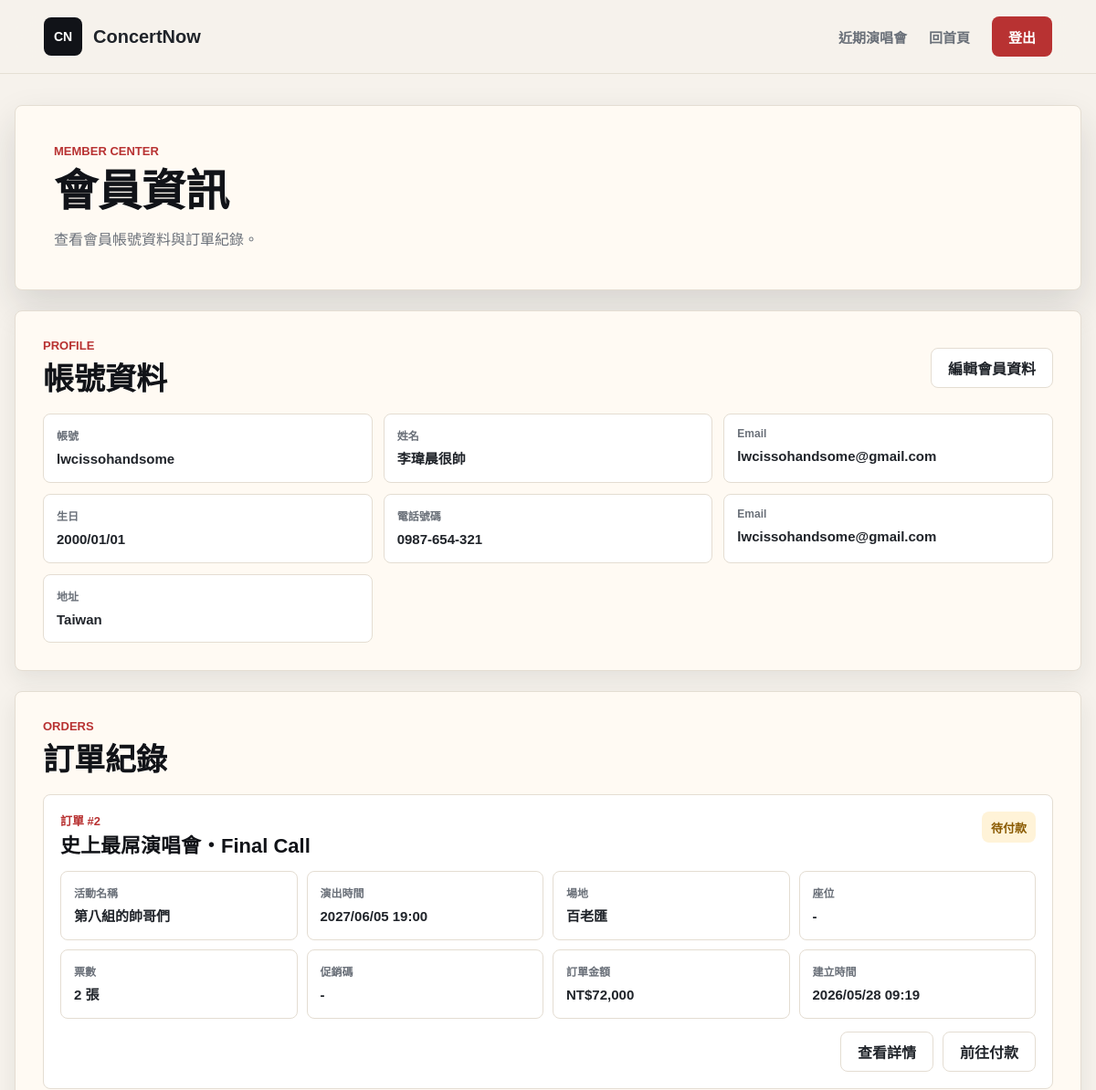
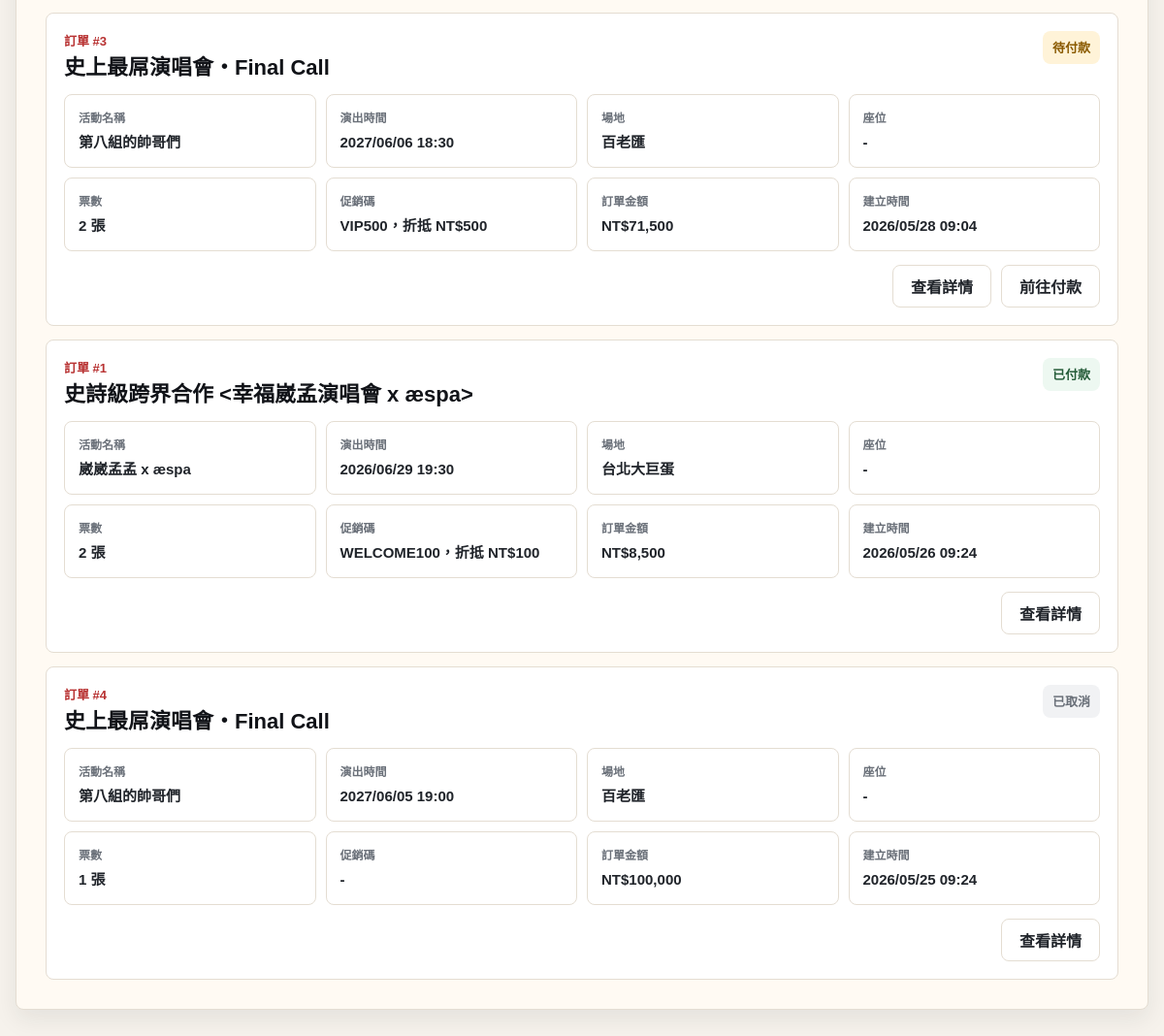
The page /customer/member.php (signed in) on the database its author committed (2 pictures, top to bottom).
### tables this page shows
CREATE TABLE User (
    user_id INT AUTO_INCREMENT PRIMARY KEY,
    username VARCHAR(50) NOT NULL UNIQUE,
    real_name VARCHAR(50) NOT NULL,
    birth_date DATETIME NOT NULL,
    phone_num VARCHAR(20) NOT NULL,
    id_number VARCHAR(20) NOT NULL UNIQUE,
    email VARCHAR(100) NOT NULL,
    user_address VARCHAR(255) NULL,
    password VARCHAR(255) NOT NULL,
    role ENUM('customer', 'manager') DEFAULT 'customer',
    created_at TIMESTAMP DEFAULT CURRENT_TIMESTAMP
);

CREATE TABLE Orders (
    order_id INT AUTO_INCREMENT PRIMARY KEY,
    user_id INT,
    show_id INT,
    promo_id INT NULL,                      
    total_price INT NOT NULL,               
    status ENUM('pending_payment', 'paid', 'cancelled') DEFAULT 'pending_payment',
    created_at TIMESTAMP DEFAULT CURRENT_TIMESTAMP,
    FOREIGN KEY (user_id) REFERENCES User(user_id),
    FOREIGN KEY (show_id) REFERENCES ShowDate(show_id),
    FOREIGN KEY (promo_id) REFERENCES PromoCode(promo_id) ON DELETE SET NULL
);

CREATE TABLE Concert (
    concert_id INT AUTO_INCREMENT PRIMARY KEY,
    organizer_id INT NULL,                           
    artist VARCHAR(100) NOT NULL,                     
    title VARCHAR(255) NOT NULL,                      
    venue VARCHAR(100) NOT NULL,                      
    concert_address VARCHAR(255) NOT NULL,                    
    image VARCHAR(255),                               
    sale_start DATETIME NOT NULL,                     
    sale_end DATETIME NOT NULL,                       
    description TEXT,                                 
    notice TEXT,                                      
    created_at TIMESTAMP DEFAULT CURRENT_TIMESTAMP,
    FOREIGN KEY (organizer_id) REFERENCES Organizer(organizer_id) ON DELETE SET NULL
);

CREATE TABLE ShowDate (
    show_id INT AUTO_INCREMENT PRIMARY KEY,
    concert_id INT NOT NULL,                          
    show_datetime DATETIME NOT NULL,                  
    status VARCHAR(50) DEFAULT 'available',           
    FOREIGN KEY (concert_id) REFERENCES Concert(concert_id) ON DELETE CASCADE
);

CREATE TABLE PromoCode (
    promo_id INT AUTO_INCREMENT PRIMARY KEY,
    code_name VARCHAR(50) NOT NULL UNIQUE,  
    discount_amount INT NOT NULL,           
    usage_limit INT NULL,                   
    starts_at DATETIME NULL,                
    expires_at DATETIME NULL,               
    is_active BOOLEAN DEFAULT TRUE,         
    created_at TIMESTAMP DEFAULT CURRENT_TIMESTAMP,
    updated_at TIMESTAMP DEFAULT CURRENT_TIMESTAMP ON UPDATE CURRENT_TIMESTAMP
);

### customer/member.php (the view, shortened to what this page needs)
<?php
require_once __DIR__ . '/../includes/db_config.php';
function h($value) {
    return htmlspecialchars((string) $value, ENT_QUOTES, 'UTF-8');
}
function memberDateTimeText($value) {
    $timestamp = strtotime((string) $value);
    return $timestamp ? date('Y/m/d H:i', $timestamp) : (string) $value;
}
function memberDateText($value) {
    $timestamp = strtotime((string) $value);
    return $timestamp ? date('Y/m/d', $timestamp) : (string) $value;
}
function orderStatusText($status) {
    $labels = [
        'pending_payment' => '待付款',
        'paid' => '已付款',
        'cancelled' => '已取消',
    ];
    return $labels[$status] ?? (string) $status;
}
function orderStatusClass($status) {
    $classes = [
        'pending_payment' => 'is-pending',
        'paid' => 'is-paid',
        'cancelled' => 'is-cancelled',
    ];
    return $classes[$status] ?? 'is-unknown';
}
$stylePath = __DIR__ . '/../assets/css/style.css';
$styleVersion = file_exists($stylePath) ? filemtime($stylePath) : time();
$customerId = (int) $_SESSION['customer_id'];
$member = null;
$orders = [];
$pageError = null;
if ($pdo === null) {
    $pageError = '目前無法連線到資料庫，請確認 MAMP / MySQL 已啟動，且 includes/db_config.php 設定正確。';
} else {
    try {
        $memberStatement = $pdo->prepare(
            'SELECT user_id, username, real_name, birth_date, phone_num, id_number, email, user_address, role, created_at
             FROM `User`
             WHERE user_id = :user_id
             LIMIT 1'
        );
        $memberStatement->execute(['user_id' => $customerId]);
        $member = $memberStatement->fetch();
        $orderStatement = $pdo->prepare(
            'SELECT
                o.order_id,
                o.total_price,
                o.status,
                o.created_at,
                sd.show_datetime,
                c.artist,
                c.title,
                c.venue,
                p.code_name,
                p.discount_amount,
                COUNT(t.ticket_id) AS ticket_count,
                GROUP_CONCAT(s.seat_number ORDER BY s.seat_number SEPARATOR "、") AS seat_numbers
             FROM Orders o
             LEFT JOIN ShowDate sd ON o.show_id = sd.show_id
             LEFT JOIN Concert c ON sd.concert_id = c.concert_id
             LEFT JOIN PromoCode p ON o.promo_id = p.promo_id
             LEFT JOIN Ticket t ON o.order_id = t.order_id
             LEFT JOIN Seat s ON t.seat_id = s.seat_id
             WHERE o.user_id = :user_id
             GROUP BY
                o.order_id,
                o.total_price,
                o.status,
                o.created_at,
                sd.show_datetime,
                c.artist,
                c.title,
                c.venue,
                p.code_name,
                p.discount_amount
             ORDER BY o.created_at DESC'
        );
        $orderStatement->execute(['user_id' => $customerId]);
        $orders = $orderStatement->fetchAll();
    } catch (PDOException $exception) {
        $pageError = '會員資料讀取失敗：' . $exception->getMessage();
    }
}
?>
<!doctype html>
<html lang="zh-Hant">
<head>
    <link rel="stylesheet" href="../assets/css/style.css?v=<?= h($styleVersion) ?>">
</head>
<body>
    <header class="site-header">
        <a class="brand" href="../index.php" aria-label="ConcertNow 首頁">
            <span class="brand-mark">CN</span>
            <span>ConcertNow</span>
        </a>
        <nav class="main-nav" aria-label="主要導覽">
            <a href="../index.php#concerts">近期演唱會</a>
            <a href="../index.php">回首頁</a>
            <a class="login-button" href="logout.php">登出</a>
        </nav>
    </header>
    <main class="member-main">
        <section class="member-hero" aria-labelledby="member-title">
            <div>
                <p class="member-kicker">Member Center</p>
                <h1 id="member-title">會員資訊</h1>
                <span>查看會員帳號資料與訂單紀錄。</span>
            </div>
        </section>
        <?php if ($pageError): ?>
            <section class="member-panel">
                <p class="member-alert"><?= h($pageError) ?></p>
            </section>
        <?php elseif ($member): ?>
            <section class="member-panel" aria-labelledby="profile-title">
                <div class="member-section-heading">
                    <div class="member-section-title">
                        <p>Profile</p>
                        <h2 id="profile-title">帳號資料</h2>
                    </div>
                    <a class="secondary-action" href="edit_member.php">編輯會員資料</a>
                </div>
                <dl class="member-info-grid">
                    <div>
                        <dt>帳號</dt>
                        <dd><?= h($member['username']) ?></dd>
                    </div>
                    <div>
                        <dt>姓名</dt>
                        <dd><?= h($member['real_name']) ?></dd>
                    </div>
                    <div>
                        <dt>Email</dt>
                        <dd><?= h($member['email']) ?></dd>
                    </div>
                    <div>
                        <dt>生日</dt>
                        <dd><?= h(memberDateText($member['birth_date'])) ?></dd>
                    </div>
                    <div>
                        <dt>電話號碼</dt>
                        <dd><?= h($member['phone_num']) ?></dd>
                    </div>
                    <div>
                        <dt>Email</dt>
                        <dd><?= h($member['email']) ?></dd>
                    </div>
                    <div>
                        <dt>地址</dt>
                        <dd><?= h($member['user_address'] ?: '-') ?></dd>
                    </div>
                </dl>
            </section>
            <section class="member-panel" aria-labelledby="orders-title">
                <div class="member-section-title">
                    <p>Orders</p>
                    <h2 id="orders-title">訂單紀錄</h2>
                </div>
                <?php if (!$orders): ?>
                    <p class="member-empty">目前沒有訂單紀錄。</p>
                <?php else: ?>
                    <div class="member-order-list">
                        <?php foreach ($orders as $order): ?>
                            <article class="member-order-card">
                                <div class="member-order-head">
                                    <div>
                                        <p>訂單 #<?= h($order['order_id']) ?></p>
                                        <h3>
                                            <a href="order_detail.php?order_id=<?= h($order['order_id']) ?>">
                                                <?= h($order['title'] ?? '演唱會資料已移除') ?>
                                            </a>
                                        </h3>
                                    </div>
                                    <span class="member-status <?= h(orderStatusClass($order['status'])) ?>"><?= h(orderStatusText($order['status'])) ?></span>
                                </div>
                                <dl class="member-order-info">
                                    <div>
                                        <dt>活動名稱</dt>
                                        <dd><?= h($order['artist'] ?? '-') ?></dd>
                                    </div>
                                    <div>
                                        <dt>演出時間</dt>
                                        <dd><?= h(memberDateTimeText($order['show_datetime'] ?? null)) ?></dd>
                                    </div>
                                    <div>
                                        <dt>場地</dt>
                                        <dd><?= h($order['venue'] ?? '-') ?></dd>
                                    </div>
                                    <div>
                                        <dt>座位</dt>
                                        <dd><?= h($order['seat_numbers'] ?: '-') ?></dd>
                                    </div>
                                    <div>
                                        <dt>票數</dt>
                                        <dd><?= h((int) $order['ticket_count']) ?> 張</dd>
                                    </div>
                                    <div>
                                        <dt>促銷碼</dt>
                                        <dd>
                                            <?php if ($order['code_name']): ?>
                                                <?= h($order['code_name']) ?>，折抵 NT$<?= h(number_format((int) $order['discount_amount'])) ?>
                                            <?php else: ?>
                                                -
                                            <?php endif; ?>
                                        </dd>
                                    </div>
                                    <div>
                                        <dt>訂單金額</dt>
                                        <dd>NT$<?= h(number_format((int) $order['total_price'])) ?></dd>
                                    </div>
                                    <div>
                                        <dt>建立時間</dt>
                                        <dd><?= h(memberDateTimeText($order['created_at'])) ?></dd>
                                    </div>
                                </dl>
                                <div class="member-order-actions">
                                    <a class="secondary-action" href="order_detail.php?order_id=<?= h($order['order_id']) ?>">查看詳情</a>
                                    <?php if ($order['status'] === 'pending_payment'): ?>
                                        <a class="secondary-action" href="payment.php?order_id=<?= h($order['order_id']) ?>">前往付款</a>
                                    <?php endif; ?>
                                </div>
                            </article>
                        <?php endforeach; ?>
                    </div>
                <?php endif; ?>
            </section>
        <?php endif; ?>
    </main>
</body>
</html>

### rows shown on the page
user: username "lwcissohandsome", real_name "李瑋晨很帥", email "lwcissohandsome@gmail.com", birth_date "2000/01/01", phone_num "0987-654-321", user_address "Taiwan"
orders: order_id "2", concert.title "史上最屌演唱會・Final Call", status "待付款", concert.artist "第八組的帥哥們", show.show_datetime "2027/06/05 19:00", concert.venue "百老匯", seat_numbers "-", ticket_count "2", total_price "72,000", created_at "2026/05/28 09:19"
orders: order_id "3", concert.title "史上最屌演唱會・Final Call", status "待付款", concert.artist "第八組的帥哥們", show.show_datetime "2027/06/06 18:30", concert.venue "百老匯", seat_numbers "-", ticket_count "2", promo.code_name "VIP500", promo.discount_amount "500", total_price "71,500", created_at "2026/05/28 09:04"
orders: order_id "1", concert.title "史詩級跨界合作 <幸福崴孟演唱會 x æspa>", status "已付款", concert.artist "崴崴孟孟 x æspa", show.show_datetime "2026/06/29 19:30", concert.venue "台北大巨蛋", seat_numbers "-", ticket_count "2", promo.code_name "WELCOME100", promo.discount_amount "100", total_price "8,500", created_at "2026/05/26 09:24"
orders: order_id "4", concert.title "史上最屌演唱會・Final Call", status "已取消", concert.artist "第八組的帥哥們", show.show_datetime "2027/06/05 19:00", concert.venue "百老匯", seat_numbers "-", ticket_count "1", total_price "100,000", created_at "2026/05/25 09:24"
